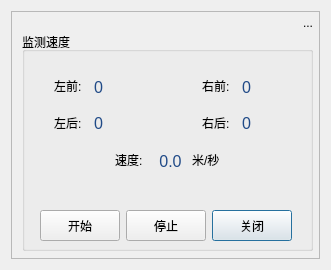
<?xml version="1.0" encoding="UTF-8"?>
<ui version="4.0">
 <class>DetectionSpeedDlg</class>
 <widget class="QDialog" name="DetectionSpeedDlg">
  <property name="geometry">
   <rect>
    <x>0</x>
    <y>0</y>
    <width>331</width>
    <height>270</height>
   </rect>
  </property>
  <property name="windowTitle">
   <string>Dialog</string>
  </property>
  <layout class="QGridLayout" name="gridLayout">
   <item row="0" column="0">
    <widget class="QFrame" name="frame">
     <property name="frameShape">
      <enum>QFrame::StyledPanel</enum>
     </property>
     <property name="frameShadow">
      <enum>QFrame::Raised</enum>
     </property>
     <widget class="QToolButton" name="toolButton">
      <property name="geometry">
       <rect>
        <x>285</x>
        <y>0</y>
        <width>24</width>
        <height>23</height>
       </rect>
      </property>
      <property name="cursor">
       <cursorShape>OpenHandCursor</cursorShape>
      </property>
      <property name="text">
       <string>...</string>
      </property>
      <property name="icon">
       <iconset resource="../res.qrc">
        <normaloff>:/images/help.png</normaloff>:/images/help.png</iconset>
      </property>
      <property name="autoRaise">
       <bool>true</bool>
      </property>
     </widget>
     <widget class="QGroupBox" name="groupBox">
      <property name="geometry">
       <rect>
        <x>11</x>
        <y>21</y>
        <width>291</width>
        <height>219</height>
       </rect>
      </property>
      <property name="title">
       <string>监测速度</string>
      </property>
      <widget class="QLabel" name="label">
       <property name="geometry">
        <rect>
         <x>180</x>
         <y>42</y>
         <width>34</width>
         <height>23</height>
        </rect>
       </property>
       <property name="text">
        <string>右前:</string>
       </property>
      </widget>
      <widget class="QLabel" name="label_2">
       <property name="geometry">
        <rect>
         <x>32</x>
         <y>42</y>
         <width>34</width>
         <height>23</height>
        </rect>
       </property>
       <property name="text">
        <string>左前:</string>
       </property>
      </widget>
      <widget class="QLabel" name="LFLabel">
       <property name="geometry">
        <rect>
         <x>72</x>
         <y>46</y>
         <width>46</width>
         <height>18</height>
        </rect>
       </property>
       <property name="text">
        <string>&lt;html&gt;&lt;head/&gt;&lt;body&gt;&lt;p&gt;&lt;span style=&quot; font-size:12pt; color:#204a87;&quot;&gt;0&lt;/span&gt;&lt;/p&gt;&lt;/body&gt;&lt;/html&gt;</string>
       </property>
      </widget>
      <widget class="QLabel" name="RFLabel">
       <property name="geometry">
        <rect>
         <x>220</x>
         <y>46</y>
         <width>46</width>
         <height>18</height>
        </rect>
       </property>
       <property name="text">
        <string>&lt;html&gt;&lt;head/&gt;&lt;body&gt;&lt;p&gt;&lt;span style=&quot; font-size:12pt; color:#204a87;&quot;&gt;0&lt;/span&gt;&lt;/p&gt;&lt;/body&gt;&lt;/html&gt;</string>
       </property>
      </widget>
      <widget class="QLabel" name="label_3">
       <property name="geometry">
        <rect>
         <x>32</x>
         <y>79</y>
         <width>34</width>
         <height>23</height>
        </rect>
       </property>
       <property name="text">
        <string>左后:</string>
       </property>
      </widget>
      <widget class="QLabel" name="RBLabel">
       <property name="geometry">
        <rect>
         <x>220</x>
         <y>82</y>
         <width>46</width>
         <height>18</height>
        </rect>
       </property>
       <property name="text">
        <string>&lt;html&gt;&lt;head/&gt;&lt;body&gt;&lt;p&gt;&lt;span style=&quot; font-size:12pt; color:#204a87;&quot;&gt;0&lt;/span&gt;&lt;/p&gt;&lt;/body&gt;&lt;/html&gt;</string>
       </property>
      </widget>
      <widget class="QLabel" name="label_4">
       <property name="geometry">
        <rect>
         <x>180</x>
         <y>79</y>
         <width>34</width>
         <height>23</height>
        </rect>
       </property>
       <property name="text">
        <string>右后:</string>
       </property>
      </widget>
      <widget class="QLabel" name="LBLabel">
       <property name="geometry">
        <rect>
         <x>72</x>
         <y>82</y>
         <width>46</width>
         <height>18</height>
        </rect>
       </property>
       <property name="text">
        <string>&lt;html&gt;&lt;head/&gt;&lt;body&gt;&lt;p&gt;&lt;span style=&quot; font-size:12pt; color:#204a87;&quot;&gt;0&lt;/span&gt;&lt;/p&gt;&lt;/body&gt;&lt;/html&gt;</string>
       </property>
      </widget>
      <widget class="QLabel" name="label_6">
       <property name="geometry">
        <rect>
         <x>170</x>
         <y>116</y>
         <width>36</width>
         <height>23</height>
        </rect>
       </property>
       <property name="text">
        <string>米/秒</string>
       </property>
      </widget>
      <widget class="QLabel" name="speedLabel">
       <property name="geometry">
        <rect>
         <x>133</x>
         <y>120</y>
         <width>31</width>
         <height>18</height>
        </rect>
       </property>
       <property name="text">
        <string>&lt;html&gt;&lt;head/&gt;&lt;body&gt;&lt;p&gt;&lt;span style=&quot; font-size:12pt; color:#204a87;&quot;&gt;0.0&lt;/span&gt;&lt;/p&gt;&lt;/body&gt;&lt;/html&gt;</string>
       </property>
       <property name="alignment">
        <set>Qt::AlignCenter</set>
       </property>
      </widget>
      <widget class="QLabel" name="label_5">
       <property name="geometry">
        <rect>
         <x>93</x>
         <y>116</y>
         <width>34</width>
         <height>23</height>
        </rect>
       </property>
       <property name="text">
        <string>速度:</string>
       </property>
      </widget>
      <widget class="QPushButton" name="closeButton">
       <property name="geometry">
        <rect>
         <x>190</x>
         <y>178</y>
         <width>80</width>
         <height>31</height>
        </rect>
       </property>
       <property name="text">
        <string>关闭</string>
       </property>
      </widget>
      <widget class="QPushButton" name="stopButton">
       <property name="geometry">
        <rect>
         <x>104</x>
         <y>178</y>
         <width>80</width>
         <height>31</height>
        </rect>
       </property>
       <property name="text">
        <string>停止</string>
       </property>
      </widget>
      <widget class="QPushButton" name="startButton">
       <property name="geometry">
        <rect>
         <x>18</x>
         <y>178</y>
         <width>80</width>
         <height>31</height>
        </rect>
       </property>
       <property name="text">
        <string>开始</string>
       </property>
      </widget>
     </widget>
    </widget>
   </item>
  </layout>
 </widget>
 <resources>
  <include location="../res.qrc"/>
 </resources>
 <connections/>
</ui>
